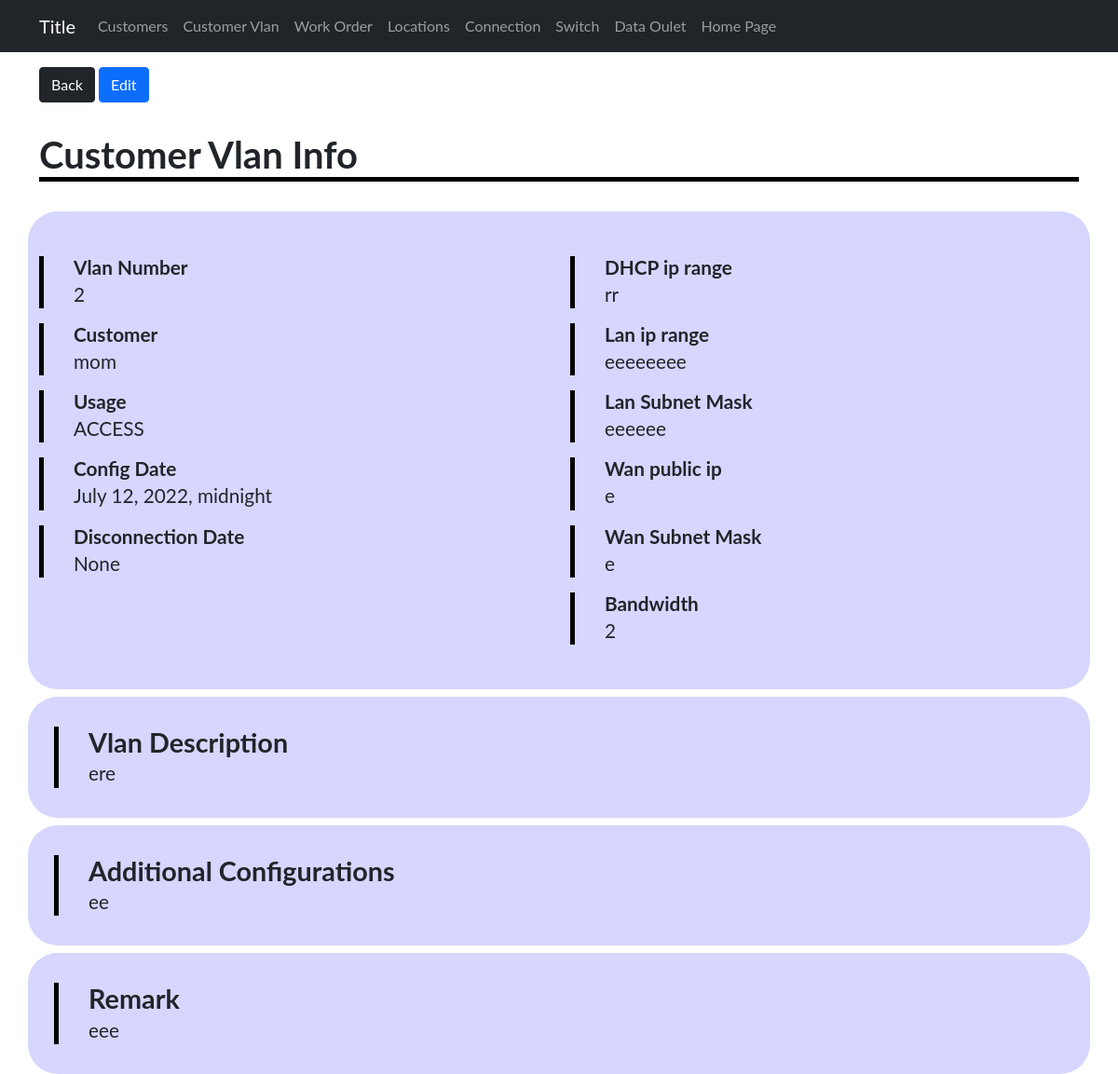
The app's page /devices/vlan/1 with its own data.
### sitadevices/models.py (models this page shows, shortened)
class CustomerVlan(models.Model):
    customor = models.ForeignKey(Customer, on_delete=models.CASCADE)
    vlan_number = models.IntegerField()
    usage = models.CharField(choices=usages, max_length=200)
    config_date = models.DateTimeField()
    vlan_description = models.TextField()
    ip_config = models.CharField(choices=ip, max_length=200)
    dhcp_ip_range = models.CharField(max_length=50)
    lan_ip_range = models.CharField(max_length=50)
    lan_subnet_mask = models.CharField(max_length=50)
    wan_public_ip = models.CharField(max_length=50)
    wan_subnet_mask = models.CharField(max_length=50)
    bandwidth = models.IntegerField()
    additional_config = models.TextField()
    remark = models.TextField()
    disconnection_date = models.DateField(null=True, blank=True)
    submitted_date_time = models.DateTimeField(default=timezone.now)

class Customer(models.Model):
    company_name = models.CharField(max_length=255)
    contact_person = models.CharField(max_length=255)
    email = models.EmailField()
    phone = models.IntegerField()
    active = models.CharField(choices=yesno, max_length=200)
    submitted_date_time = models.DateTimeField(default=timezone.now)
    def __str__(self):
        return self.company_name

### sitadevices/views.py (the view)
# urls.py: path('vlan/<int:customerVlan_id>', CustomerVlanInd, name='customerVlanind'),
def CustomerVlanInd(request, customerVlan_id):
    customerVlan = CustomerVlan.objects.filter(id = customerVlan_id)
    dic = {
        'customerVlan': customerVlan,
    }
    return render(request, 'admin/customervlan/indcustomerVlan.html', {'dic': dic})

### sitadevices/templates/admin/customervlan/indcustomerVlan.html
{% extends 'admin/base1.html' %}
{% block content %}
{% for vlan in dic.customerVlan %}
<div class="container">
    <a href="{%url 'device:customerVlanlist' %}"><button type="button" class="btn btn-dark mt-3">Back</button></a>
    <a href="{%url 'device:customerVlanupd' vlan.id%}"><button type="button" class="btn btn-primary mt-3">Edit</button></a>
    <h1 class="title top">Customer Vlan Info</h1>
    <div class="line-top"></div>
    <div class="row">
        <div class="col-sm-6">
            <div class="text-area">
                <div class="line"></div>
                <div class="space-between">
                    <h3 class="title">Vlan Number</h3>
                    <p class="text">{{vlan.vlan_number}}</p>
                </div>
            </div>
            <div class="text-area">
                <div class="line"></div>
                <div class="space-between">
                    <h3 class="title">Customer</h3>
                    <p class="text">{{vlan.customor}}</p>
                </div>
            </div>
            <div class="text-area">
                <div class="line"></div>
                <div class="space-between">
                    <h3 class="title">Usage</h3>
                    <p class="text">{{vlan.usage}}</p>
                </div>
            </div>
            <div class="text-area">
                <div class="line"></div>
                <div class="space-between">
                    <h3 class="title">Config Date</h3>
                    <p class="text">{{vlan.config_date}}</p>
                </div>
            </div>
            <div class="text-area">
                <div class="line"></div>
                <div class="space-between">
                    <h3 class="title">Disconnection Date</h3>
                    <p class="text">{{vlan.disconnection_date}}</p>
                </div>
            </div>
        </div>
        <div class="col-sm-6">
            <div class="text-area">
                <div class="line"></div>
                <div class="space-between">
                    <h3 class="title">DHCP ip range</h3>
                    <p class="text">{{vlan.dhcp_ip_range}}</p>
                </div>
            </div>
            <div class="text-area">
                <div class="line"></div>
                <div class="space-between">
                    <h3 class="title">Lan ip range</h3>
                    <p class="text">{{vlan.lan_ip_range}}</p>
                </div>
            </div>
            <div class="text-area">
                <div class="line"></div>
                <div class="space-between">
                    <h3 class="title">Lan Subnet Mask</h3>
                    <p class="text">{{vlan.lan_subnet_mask}}</p>
                </div>
            </div>
            <div class="text-area">
                <div class="line"></div>
                <div class="space-between">
                    <h3 class="title">Wan public ip</h3>
                    <p class="text">{{vlan.wan_public_ip}}</p>
                </div>
            </div>
            <div class="text-area">
                <div class="line"></div>
                <div class="space-between">
                    <h3 class="title">Wan Subnet Mask</h3>
                    <p class="text">{{vlan.wan_subnet_mask}}</p>
                </div>
            </div>
            <div class="text-area">
                <div class="line"></div>
                <div class="space-between">
                    <h3 class="title">Bandwidth</h3>
                    <p class="text">{{vlan.bandwidth}}</p>
                </div>
            </div>
        </div>
    </div>
    <div class="row textfield">
        <div class="col-sm-12">
            <div class="text-area ">
                <div class="line"></div>
                <div class="space-between">
                    <h3 class="text-long-title">Vlan Description</h3>
                    <p class="textarea text">{{vlan.vlan_description}}</p>
                </div>
            </div>
        </div>
    </div>
    <div class="row textfield">
        <div class="col-sm-12 ">
            <div class="text-area">
                <div class="line"></div>
                <div class="space-between">
                    <h3 class="text-long-title">Additional Configurations</h3>
                    <p class="textarea text">{{vlan.additional_config}}</p>
                </div>
            </div>
        </div>
    </div>
    <div class="row textfield">
        <div class="col-sm-12">
            <div class="text-area">
                <div class="line"></div>
                <div class="space-between">
                    <h3 class="text-long-title">Remark</h3>
                    <p class="textarea text">{{vlan.remark}}</p>
                </div>
            </div>
        </div>
    </div>
</div>
{% endfor %}
{% endblock  %}

### static/Css/devices/styles.css (style rules this page uses)
h1,h2,h3,h4,p,a { margin:0; padding:0; }
a { text-decoration: none; color: black; }
.line-top { height: 5px; width:100%; background-color: black; margin-bottom: 2rem; }
.row { background-color:rgb(214, 214, 255); padding: 2rem 0; margin-top:1rem; border-radius: 2rem; }
.text-area { margin:1rem 0; display: flex; }
.textfield { margin-top:0.5rem; padding:1rem; }
.title { font-weight: bold; font-size: 1.3rem; }
.top { margin-top: 2rem; font-size: 2.5rem; }
.text { font-size: 1.3rem; }
.textarea { width:70%; overflow-wrap: break-word; }
.line { width:5px; background-color: rgb(0, 0, 0); }
.space-between { margin-left:2rem }
.text-long-title { font-size:1.8rem; font-weight: bold; }

### sitadevices/templates/admin/base1.html (style rules this page uses)
body { font-family: "Lato", sans-serif; }

### records on screen
CustomerVlan: vlan_number "2", customor "mom", usage "ACCESS", config_date "July 12, 2022, midnight", disconnection_date "None", dhcp_ip_range "rr", lan_ip_range "eeeeeeee", lan_subnet_mask "eeeeee", wan_public_ip "e", wan_subnet_mask "e", bandwidth "2", vlan_description "ere", additional_config "ee", remark "eee"
